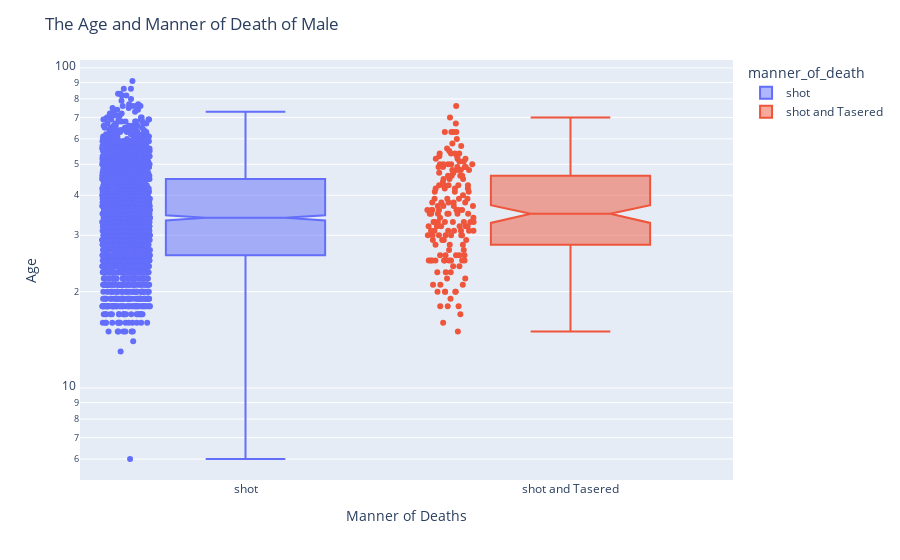
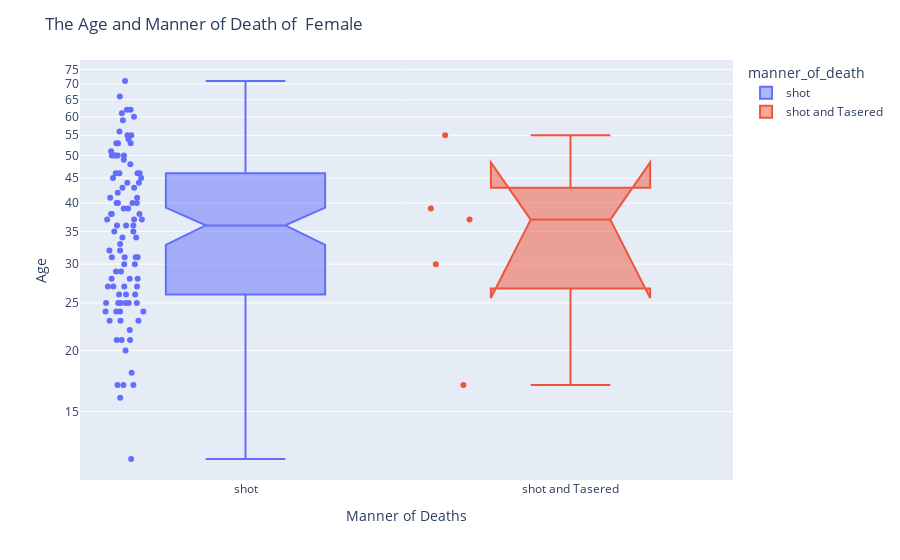

Here is the notebook cell these charts were saved with, in order:
### Code cell
box_male = px.box(df_kill_male, 
             y=df_kill_male.age,
             x=df_kill_male.manner_of_death,
             color=df_kill_male.manner_of_death,
             notched=True,
             points='all',            
)

box_male.update_layout(title='The Age and Manner of Death of Male',
                  xaxis_title = 'Manner of Deaths',
                  yaxis_title = 'Age',
                  yaxis=dict(type='log'))

box_male.show()

box_female = px.box(df_kill_famale, 
             y=df_kill_famale.age,
             x=df_kill_famale.manner_of_death,
             color=df_kill_famale.manner_of_death,
             notched=True,
             points='all',            
)

box_female.update_layout(title='The Age and Manner of Death of  Female',
                  xaxis_title = 'Manner of Deaths',
                  yaxis_title = 'Age',
                  yaxis=dict(type='log'))

box_female.show()

### Figure 1 — Plotly figure (JSON) as saved in the notebook; plotly's stock layout.template omitted (floating-point values rounded to 4 significant figures; data arrays with more than 128 entries replaced by an {"elided": "..."} marker saying what was removed)
{"data": [{"alignmentgroup": "True", "boxpoints": "all", "hovertemplate": "manner_of_death=%{x}<br>age=%{y}<extra></extra>", "legendgroup": "shot", "marker": {"color": "#636efa"}, "name": "shot", "notched": true, "offsetgroup": "shot", "orientation": "v", "showlegend": true, "type": "box", "x": {"elided": "2261 str values"}, "x0": " ", "xaxis": "x", "y": {"elided": "2261 int values"}, "y0": " ", "yaxis": "y"}, {"alignmentgroup": "True", "boxpoints": "all", "hovertemplate": "manner_of_death=%{x}<br>age=%{y}<extra></extra>", "legendgroup": "shot and Tasered", "marker": {"color": "#EF553B"}, "name": "shot and Tasered", "notched": true, "offsetgroup": "shot and Tasered", "orientation": "v", "showlegend": true, "type": "box", "x": {"elided": "167 str values"}, "x0": " ", "xaxis": "x", "y": {"elided": "167 int values"}, "y0": " ", "yaxis": "y"}], "layout": {"boxmode": "overlay", "legend": {"title": {"text": "manner_of_death"}, "tracegroupgap": 0}, "margin": {"t": 60}, "title": {"text": "The Age and Manner of Death of Male"}, "xaxis": {"anchor": "y", "categoryarray": ["shot", "shot and Tasered"], "categoryorder": "array", "domain": [0, 1], "title": {"text": "Manner of Deaths"}}, "yaxis": {"anchor": "x", "domain": [0, 1], "title": {"text": "Age"}, "type": "log"}}}

### Figure 2 — Plotly figure (JSON) as saved in the notebook; plotly's stock layout.template omitted (floating-point values rounded to 4 significant figures)
{"data": [{"alignmentgroup": "True", "boxpoints": "all", "hovertemplate": "manner_of_death=%{x}<br>age=%{y}<extra></extra>", "legendgroup": "shot", "marker": {"color": "#636efa"}, "name": "shot", "notched": true, "offsetgroup": "shot", "orientation": "v", "showlegend": true, "type": "box", "x": ["shot", "shot", "shot", "shot", "shot", "shot", "shot", "shot", "shot", "shot", "shot", "shot", "shot", "shot", "shot", "shot", "shot", "shot", "shot", "shot", "shot", "shot", "shot", "shot", "shot", "shot", "shot", "shot", "shot", "shot", "shot", "shot", "shot", "shot", "shot", "shot", "shot", "shot", "shot", "shot", "shot", "shot", "shot", "shot", "shot", "shot", "shot", "shot", "shot", "shot", "shot", "shot", "shot", "shot", "shot", "shot", "shot", "shot", "shot", "shot", "shot", "shot", "shot", "shot", "shot", "shot", "shot", "shot", "shot", "shot", "shot", "shot", "shot", "shot", "shot", "shot", "shot", "shot", "shot", "shot", "shot", "shot", "shot", "shot", "shot", "shot", "shot", "shot", "shot", "shot", "shot", "shot", "shot", "shot", "shot", "shot", "shot", "shot", "shot", "shot", "shot", "shot"], "x0": " ", "xaxis": "x", "y": [34, 17, 39, 38, 43, 20, 34, 28, 37, 43, 24, 49, 53, 26, 27, 46, 25, 31, 45, 17, 40, 44, 28, 23, 37, 55, 62, 46, 50, 21, 36, 37, 27, 61, 51, 48, 22, 55, 50, 45, 12, 25, 31, 32, 41, 32, 36, 31, 38, 38, 25, 27, 50, 36, 40, 25, 35, 60, 24, 26, 29, null, 42, 24, 40, 23, 35, 46, 53, 26, 66, 23, 25, 39, 31, 56, 44, 53, 71, 21, 18, 30, 33, 46, 16, 59, 21, 17, 54, 50, 27, 41, null, 24, 28, 30, null, 29, 50, 40, 25, 62], "y0": " ", "yaxis": "y"}, {"alignmentgroup": "True", "boxpoints": "all", "hovertemplate": "manner_of_death=%{x}<br>age=%{y}<extra></extra>", "legendgroup": "shot and Tasered", "marker": {"color": "#EF553B"}, "name": "shot and Tasered", "notched": true, "offsetgroup": "shot and Tasered", "orientation": "v", "showlegend": true, "type": "box", "x": ["shot and Tasered", "shot and Tasered", "shot and Tasered", "shot and Tasered", "shot and Tasered"], "x0": " ", "xaxis": "x", "y": [17, 39, 30, 37, 55], "y0": " ", "yaxis": "y"}], "layout": {"boxmode": "overlay", "legend": {"title": {"text": "manner_of_death"}, "tracegroupgap": 0}, "margin": {"t": 60}, "title": {"text": "The Age and Manner of Death of  Female"}, "xaxis": {"anchor": "y", "categoryarray": ["shot", "shot and Tasered"], "categoryorder": "array", "domain": [0, 1], "title": {"text": "Manner of Deaths"}}, "yaxis": {"anchor": "x", "domain": [0, 1], "title": {"text": "Age"}, "type": "log"}}}
